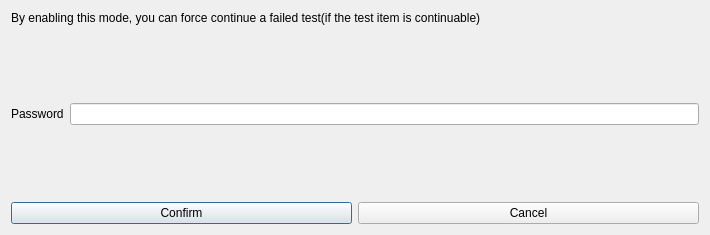
<?xml version="1.0" encoding="UTF-8"?>
<ui version="4.0">
 <class>EngModePwdDialog</class>
 <widget class="QDialog" name="EngModePwdDialog">
  <property name="geometry">
   <rect>
    <x>0</x>
    <y>0</y>
    <width>710</width>
    <height>235</height>
   </rect>
  </property>
  <property name="minimumSize">
   <size>
    <width>0</width>
    <height>0</height>
   </size>
  </property>
  <property name="windowTitle">
   <string>Dialog</string>
  </property>
  <layout class="QGridLayout" name="gridLayout">
   <item row="0" column="0">
    <layout class="QVBoxLayout" name="verticalLayout_2">
     <item>
      <widget class="QLabel" name="label">
       <property name="text">
        <string>By enabling this mode, you can force continue a failed test(if the test item is continuable)</string>
       </property>
      </widget>
     </item>
     <item>
      <spacer name="verticalSpacer">
       <property name="orientation">
        <enum>Qt::Vertical</enum>
       </property>
       <property name="sizeHint" stdset="0">
        <size>
         <width>670</width>
         <height>13</height>
        </size>
       </property>
      </spacer>
     </item>
     <item>
      <layout class="QFormLayout" name="formLayout_2">
       <item row="1" column="0">
        <widget class="QLabel" name="label_3">
         <property name="text">
          <string>Password</string>
         </property>
        </widget>
       </item>
       <item row="1" column="1">
        <widget class="QLineEdit" name="pwdText">
         <property name="sizePolicy">
          <sizepolicy hsizetype="Expanding" vsizetype="Fixed">
           <horstretch>3</horstretch>
           <verstretch>0</verstretch>
          </sizepolicy>
         </property>
         <property name="echoMode">
          <enum>QLineEdit::Password</enum>
         </property>
        </widget>
       </item>
      </layout>
     </item>
     <item>
      <spacer name="verticalSpacer_2">
       <property name="orientation">
        <enum>Qt::Vertical</enum>
       </property>
       <property name="sizeHint" stdset="0">
        <size>
         <width>670</width>
         <height>13</height>
        </size>
       </property>
      </spacer>
     </item>
     <item>
      <layout class="QHBoxLayout" name="horizontalLayout_7">
       <item>
        <widget class="QPushButton" name="confirmBtn">
         <property name="sizePolicy">
          <sizepolicy hsizetype="Minimum" vsizetype="Minimum">
           <horstretch>0</horstretch>
           <verstretch>0</verstretch>
          </sizepolicy>
         </property>
         <property name="text">
          <string>Confirm</string>
         </property>
        </widget>
       </item>
       <item>
        <widget class="QPushButton" name="cancelBtn">
         <property name="sizePolicy">
          <sizepolicy hsizetype="Minimum" vsizetype="Minimum">
           <horstretch>0</horstretch>
           <verstretch>0</verstretch>
          </sizepolicy>
         </property>
         <property name="text">
          <string>Cancel</string>
         </property>
        </widget>
       </item>
      </layout>
     </item>
    </layout>
   </item>
  </layout>
 </widget>
 <resources/>
 <connections/>
</ui>
